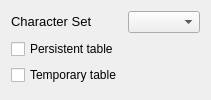
        <widget class="QWidget" name="tabWidgetPage4">
         <attribute name="title">
          <string>Advanced</string>
         </attribute>
         <layout class="QFormLayout" name="formLayout_2">
          <property name="fieldGrowthPolicy">
           <enum>QFormLayout::AllNonFixedFieldsGrow</enum>
          </property>
          <item row="0" column="0">
           <widget class="QLabel" name="lblCharacterSet">
            <property name="text">
             <string>&lt;!DOCTYPE HTML PUBLIC &quot;-//W3C//DTD HTML 4.0//EN&quot; &quot;http://www.w3.org/TR/REC-html40/strict.dtd&quot;&gt;
&lt;html&gt;&lt;head&gt;&lt;meta name=&quot;qrichtext&quot; content=&quot;1&quot; /&gt;&lt;style type=&quot;text/css&quot;&gt;
p, li { white-space: pre-wrap; }
&lt;/style&gt;&lt;/head&gt;&lt;body style=&quot; font-family:'Sans'; font-size:10pt; font-weight:400; font-style:normal;&quot;&gt;
&lt;table border=&quot;0&quot; style=&quot;-qt-table-type: root; margin-top:4px; margin-bottom:4px; margin-left:4px; margin-right:4px;&quot;&gt;
&lt;tr&gt;
&lt;td style=&quot;border: none;&quot;&gt;
&lt;p style=&quot; margin-top:0px; margin-bottom:0px; margin-left:0px; margin-right:0px; -qt-block-indent:0; text-indent:0px;&quot;&gt;&lt;span style=&quot; font-family:'Sans Serif';&quot;&gt;Character Set&lt;/span&gt;&lt;/p&gt;&lt;/td&gt;&lt;/tr&gt;&lt;/table&gt;&lt;/body&gt;&lt;/html&gt;</string>
            </property>
           </widget>
          </item>
          <item row="0" column="1">
           <widget class="QComboBox" name="cmbCharacterSets"/>
          </item>
          <item row="1" column="0">
           <widget class="QCheckBox" name="chkPersistent">
            <property name="statusTip">
             <string>This table is not updated when the application runs.</string>
            </property>
            <property name="whatsThis">
             <string>This table is not updated when the application runs. This allows the code generator to generate code which loads the content of this table at startup for faster usage</string>
            </property>
            <property name="text">
             <string>Persistent table</string>
            </property>
           </widget>
          </item>
          <item row="2" column="0">
           <widget class="QCheckBox" name="chkTemporary">
            <property name="statusTip">
             <string>This is a temporary table.</string>
            </property>
            <property name="whatsThis">
             <string>This is a temporary table.</string>
            </property>
            <property name="text">
             <string>Temporary table</string>
            </property>
           </widget>
          </item>
         </layout>
        </widget>
